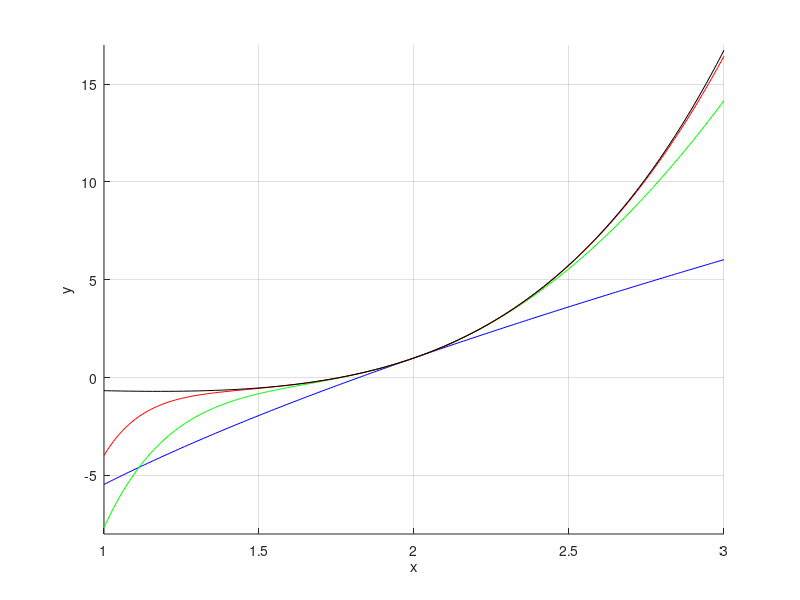

This chart was generated by the following MATLAB code:
function Picard
    % x for all plots is in the interval [1; 3]
    xmin = 1;
    xmax = 3;

    % from many runs and experiments for the given equation y in [-8; 17]
    % fits perfectly from the plots
    ymin = -8;
    ymax = 17;
    
    % the starting condition y(2) = 1 = y0 = y(x0)
    x0 = 2;
    y0 = 1;
    
    %draw x-axis for x in [xmin; xmax] and y-axis for y in [ymin; ymax]
    axis([xmin xmax ymin ymax]);
    % ensure all plots remain
    hold on;
    % draw grid
    grid on;
    % label the x-axis
    xlabel('x');
    % label the y-axis
    ylabel('y');
    
    % the number of intervals used for spliting the inteval for x-es left
    % to x0 and right to x0 (since both ode45 and the recursive integral
    % from Picard method starts from x0)
    count = 100;
    % intervals for x-es left to x0
    xleft = x0:((xmin - x0) / count):xmin;
    % intervals for x-es right to x0
    xright = x0:((xmax - x0) / count):xmax;
    
    % cumtrapz is used for approximating the recursice integral from Picard
    % method wich takes interval splitted at sub-intervals represented by a
    % single vector and returns as an output vector with partial sums 
    % this is why we will add y0 to each element of the partial sums vector
    % creating vector with all 1 multiplied by y0 is the same as creating
    % vector of all y0 with length equal to the length of points left to x0
    % and right to x0
    y0left = y0 * ones(1, length(xleft));
    y0right = y0 * ones(1, length(xright));
    
    % define variables to store the previous approximation in Picard method
    yleftPrev = y0left;
    yrightPrev = y0right;
    
    % the right hand side of the given equation rewritten as
    % dy/dx = 5(y/x) + 3 when x /= 0
    %(0 is not in our interval so no point is missed) 
    f = @(x, y) (5 * (y / x) + 3);
    
    % colors for the first (blue), third (green) and fifth (red)
    % approximations
    colors = ['b' 'g' 'r'];
    % starting with the color for first approximation to plot
    c = 1;
    
    % since we want to plot only the first, third and fifth approximations
    % we can calculate only the first five approximations
    for k=1:5
        % approximate the k'th Picard approximation
        % for the given equation for x-es left to x0 
        yleftk = y0left + cumtrapz(xleft, arrayfun(f, xleft, yleftPrev));
        % approximate the k'th Picard approximation
        % for the given equation for x-es left to x0 
        yrightk = y0right + cumtrapz(xright, arrayfun(f, xright, yrightPrev));
        
        % if k is odd than k is either 1, 3 or 5 and that approximation
        % must be plotted with the proper color
        if mod(k, 2) == 1
            % plot-ing both the points left to x0 and right to x0 in the
            % same color
            plot(xleft, yleftk, colors(c), xright, yrightk, colors(c));
            % switch color for the next plot
            c = c + 1;
        end
        
        % set the prev y-es to the current for the next iteration
        yleftPrev = yleftk;
        yrightPrev = yrightk;
    end
    
    % solve the given equation numerically with ode45
    % (the given equation is, is nonstiff so it's OK)
    % ode45 solves dy/dx = f(x, y) from x0 to xmax and requires the
    % required number of initial conditions (in this case only one)
    % at the x0 this is why a split to left x-es and right x-es is required
    % solve numerically the given equation for x-es left to x0 
    [xleft, yleft] = ode45(f, [x0 xmin], y0);
    % solve numerically the given equation for x-es right to x0
    [xright, yright] = ode45(f, [x0 xmax], y0);
    % plot the numeric solution by ploting both the one
    % for x-es left to x0 and right to x0
    plot(xleft, yleft, 'k', xright, yright, 'k');
end
